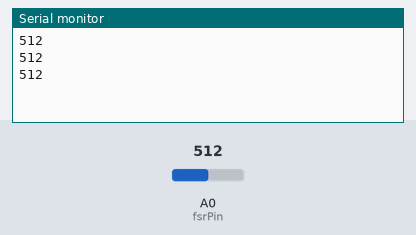
Recording of a sketch running on a simulated Arduino Uno, built with avr-gcc and run on an emulated ATmega328P. Parts: the last lines printed to the serial monitor. The test bench sets the inputs (shaded band); at power-on: A0 (fsrPin) = 512.

Above: at 1.3 s.
1.4 s: A0 (fsrPin) set to 716
At 1.9 s:
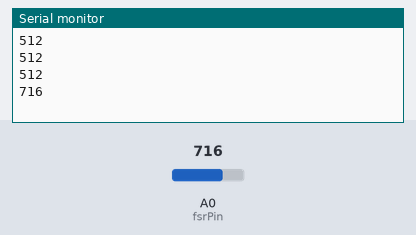
2.9 s: A0 (fsrPin) set to 900
At 3.4 s:
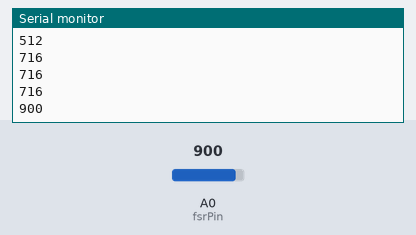
Timing chart, 0 to 5.9 s (numbered marks = the images above; inputs shaded):
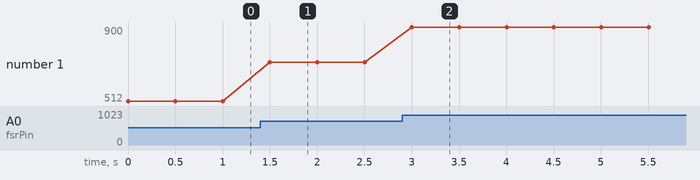

The sketch:

FSR.ino
```cpp
int fsrPin = A0;  // FSR connected to A0
int fsrValue = 0;  // Variable to store the FSR reading

void setup() {
  Serial.begin(9600);  // Initialize serial communication
}

void loop() {
  fsrValue = analogRead(fsrPin);  // Read the FSR value
  Serial.println(fsrValue);  // Print the value to the serial monitor
  delay(500);  // Delay to make the readings more visible
}
```

Measured:
- after the input at 1.4 s, the serial monitor: prints a new line after 0.10 s (image 1)
- after the input at 2.9 s, the serial monitor: prints a new line after 0.10 s (image 2)
- plotted number 1: 512 → 716 after the input at 1.4 s, 716 → 900 after the input at 2.9 s
